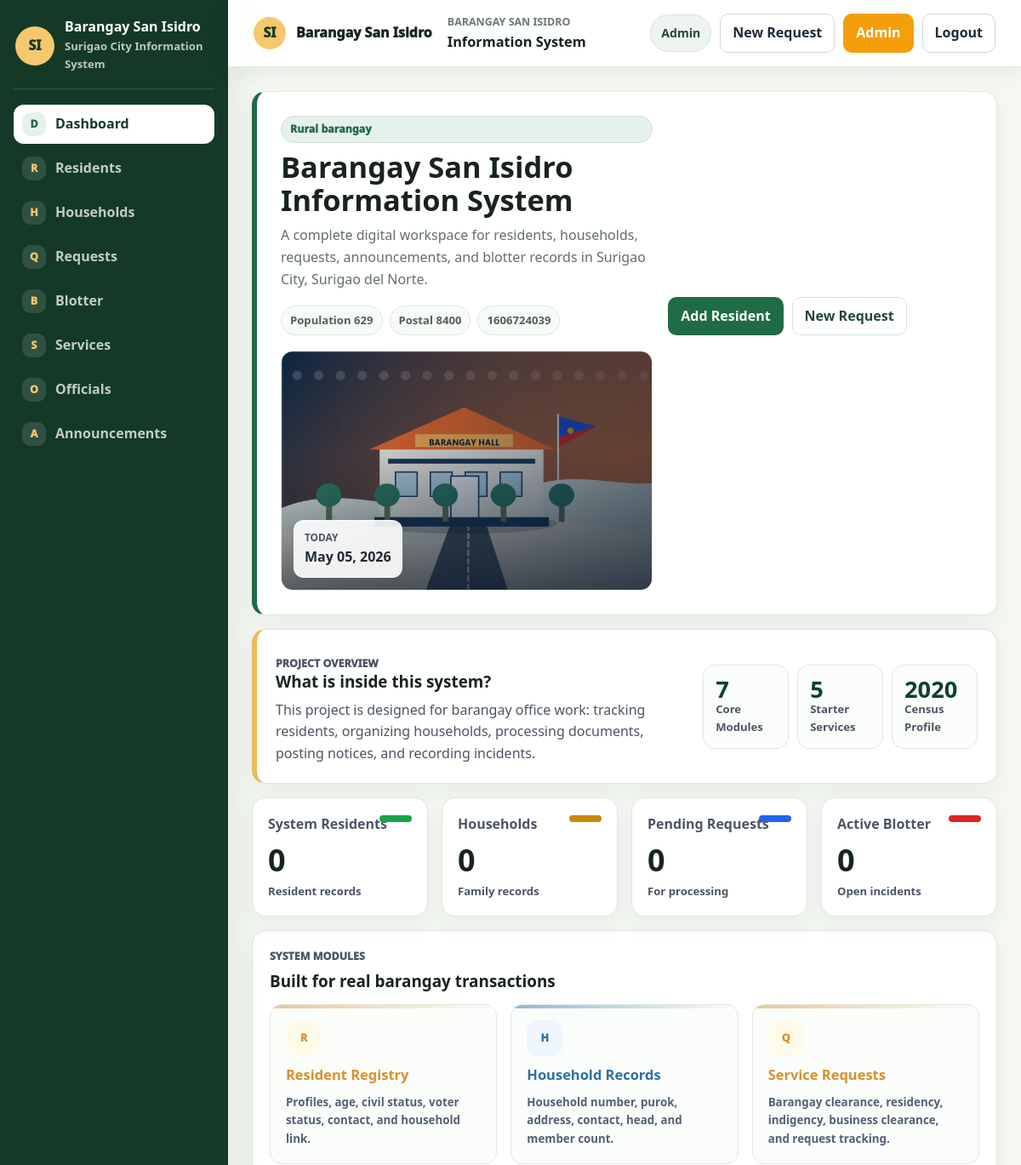
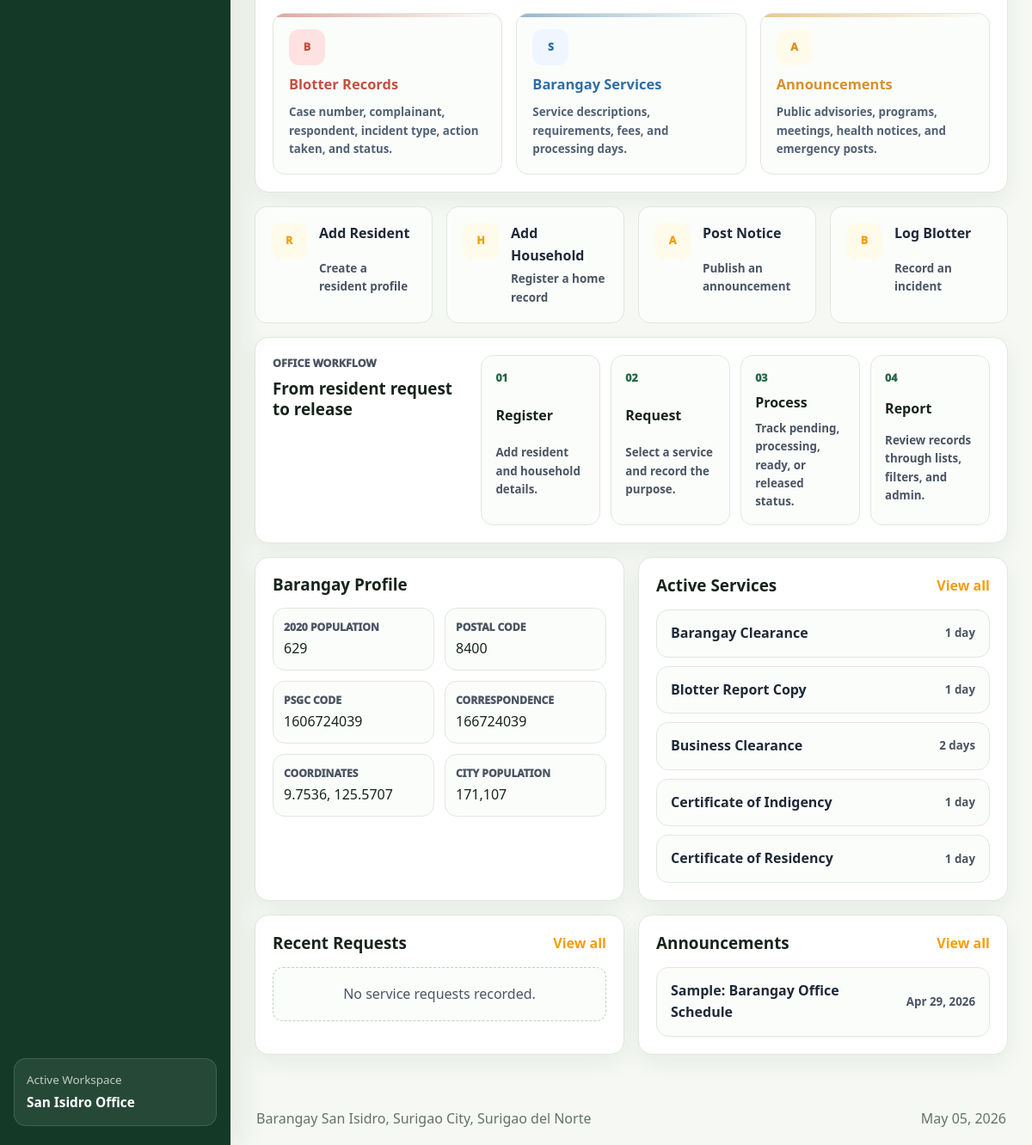
The app's page / (signed in) with its own data (2 pictures, top to bottom).
### barangay/models.py (models this page shows, shortened)
class Service(models.Model):
    name = models.CharField(max_length=120, unique=True)
    description = models.TextField(blank=True)
    requirements = models.TextField(blank=True)
    fee = models.DecimalField(max_digits=8, decimal_places=2, default=0)
    processing_days = models.PositiveSmallIntegerField(default=1)
    is_active = models.BooleanField(default=True)
    class Meta:
        ordering = ["name"]

class Announcement(models.Model):
    class Category(models.TextChoices):
        ADVISORY = "Advisory", "Advisory"
        PROGRAM = "Program", "Program"
        HEALTH = "Health", "Health"
        MEETING = "Meeting", "Meeting"
        EMERGENCY = "Emergency", "Emergency"
    title = models.CharField(max_length=160)
    category = models.CharField(
        max_length=20,
        choices=Category.choices,
        default=Category.ADVISORY,
    )
    body = models.TextField()
    published_on = models.DateField(default=timezone.localdate)
    is_published = models.BooleanField(default=True)
    created_at = models.DateTimeField(auto_now_add=True)
    class Meta:
        ordering = ["-published_on", "-created_at"]

### barangay/views.py (the view)
# urls.py: path("", views.DashboardView.as_view(), name="dashboard"),
class DashboardView(LoginRequiredMixin, TemplateView):
    template_name = "barangay/dashboard.html"
    def get_context_data(self, **kwargs):
        context = super().get_context_data(**kwargs)
        context["profile"] = BARANGAY_PROFILE
        context["stats"] = {
            "residents": Resident.objects.count(),
            "households": Household.objects.count(),
            "pending_requests": ServiceRequest.objects.filter(
                status__in=[ServiceRequest.Status.PENDING, ServiceRequest.Status.PROCESSING]
            ).count(),
            "open_blotters": BlotterIncident.objects.exclude(
                status__in=[BlotterIncident.Status.SETTLED, BlotterIncident.Status.CLOSED]
            ).count(),
        }
        context["announcements"] = Announcement.objects.filter(is_published=True)[:4]
        context["requests"] = ServiceRequest.objects.select_related("service", "resident")[:5]
        context["officials"] = BarangayOfficial.objects.filter(is_active=True)[:6]
        context["services"] = Service.objects.filter(is_active=True)[:6]
        return context

### barangay/templates/barangay/dashboard.html
{% extends "barangay/base.html" %}
{% load static %}
{% block content %}
<section class="dashboard-hero">
    <div class="hero-main">
        <p class="eyebrow">{{ profile.classification }}</p>
        <h1>Barangay San Isidro Information System</h1>
        <p class="hero-copy">A complete digital workspace for residents, households, requests, announcements, and blotter records in {{ profile.city }}, {{ profile.province }}.</p>
        <div class="hero-pills" aria-label="Barangay quick facts">
            <span>Population {{ profile.population_2020 }}</span>
            <span>Postal {{ profile.postal_code }}</span>
            <span>{{ profile.psgc_code }}</span>
        </div>
    </div>
    <div class="hero-actions">
        <a class="btn btn-primary" href="{% url 'barangay:resident_create' %}">Add Resident</a>
        <a class="btn btn-secondary" href="{% url 'barangay:request_create' %}">New Request</a>
    </div>
    <div class="hero-visual" aria-label="Barangay hall visual">
        <img src="{% static 'barangay/img/san-isidro-hero.png' %}" alt="">
        <div class="hero-mini-card">
            <span>Today</span>
            <strong>{% now "M d, Y" %}</strong>
        </div>
    </div>
</section>
<section class="showcase-band">
    <div>
        <p class="eyebrow">Project Overview</p>
        <h2>What is inside this system?</h2>
        <p>
            This project is designed for barangay office work: tracking residents,
            organizing households, processing documents, posting notices, and recording incidents.
        </p>
    </div>
    <div class="showcase-metrics" aria-label="Project modules">
        <span><strong>7</strong> Core Modules</span>
        <span><strong>5</strong> Starter Services</span>
        <span><strong>2020</strong> Census Profile</span>
    </div>
</section>
<section class="stats-grid" aria-label="System summary">
    <article class="stat-card accent-teal">
        <span class="stat-label">System Residents</span>
        <strong>{{ stats.residents }}</strong>
        <small>Resident records</small>
    </article>
    <article class="stat-card accent-gold">
        <span class="stat-label">Households</span>
        <strong>{{ stats.households }}</strong>
        <small>Family records</small>
    </article>
    <article class="stat-card accent-blue">
        <span class="stat-label">Pending Requests</span>
        <strong>{{ stats.pending_requests }}</strong>
        <small>For processing</small>
    </article>
    <article class="stat-card accent-red">
        <span class="stat-label">Active Blotter</span>
        <strong>{{ stats.open_blotters }}</strong>
        <small>Open incidents</small>
    </article>
</section>
<section class="module-section">
    <div class="section-head">
        <div>
            <p class="eyebrow muted">System Modules</p>
            <h2>Built for real barangay transactions</h2>
        </div>
    </div>
    <div class="module-grid">
        <a class="module-card module-residents" href="{% url 'barangay:resident_list' %}">
            <span class="module-icon">R</span>
            <strong>Resident Registry</strong>
            <small>Profiles, age, civil status, voter status, contact, and household link.</small>
        </a>
        <a class="module-card module-households" href="{% url 'barangay:household_list' %}">
            <span class="module-icon">H</span>
            <strong>Household Records</strong>
            <small>Household number, purok, address, contact, head, and member count.</small>
        </a>
        <a class="module-card module-requests" href="{% url 'barangay:request_list' %}">
            <span class="module-icon">Q</span>
            <strong>Service Requests</strong>
            <small>Barangay clearance, residency, indigency, business clearance, and request tracking.</small>
        </a>
        <a class="module-card module-blotter" href="{% url 'barangay:blotter_list' %}">
            <span class="module-icon">B</span>
            <strong>Blotter Records</strong>
            <small>Case number, complainant, respondent, incident type, action taken, and status.</small>
        </a>
        <a class="module-card module-services" href="{% url 'barangay:service_list' %}">
            <span class="module-icon">S</span>
            <strong>Barangay Services</strong>
            <small>Service descriptions, requirements, fees, and processing days.</small>
        </a>
        <a class="module-card module-notices" href="{% url 'barangay:announcement_list' %}">
            <span class="module-icon">A</span>
            <strong>Announcements</strong>
            <small>Public advisories, programs, meetings, health notices, and emergency posts.</small>
        </a>
    </div>
</section>
<section class="quick-grid" aria-label="Quick actions">
    <a href="{% url 'barangay:resident_create' %}">
        <span class="quick-mark">R</span>
        <strong>Add Resident</strong>
        <small>Create a resident profile</small>
    </a>
    <a href="{% url 'barangay:household_create' %}">
        <span class="quick-mark">H</span>
        <strong>Add Household</strong>
        <small>Register a home record</small>
    </a>
    <a href="{% url 'barangay:announcement_create' %}">
        <span class="quick-mark">A</span>
        <strong>Post Notice</strong>
        <small>Publish an announcement</small>
    </a>
    <a href="{% url 'barangay:blotter_create' %}">
        <span class="quick-mark">B</span>
        <strong>Log Blotter</strong>
        <small>Record an incident</small>
    </a>
</section>
<section class="workflow-panel">
    <div>
        <p class="eyebrow muted">Office Workflow</p>
        <h2>From resident request to release</h2>
    </div>
    <ol class="workflow-list">
        <li>
            <span>01</span>
            <strong>Register</strong>
            <small>Add resident and household details.</small>
        </li>
        <li>
            <span>02</span>
            <strong>Request</strong>
            <small>Select a service and record the purpose.</small>
        </li>
        <li>
            <span>03</span>
            <strong>Process</strong>
            <small>Track pending, processing, ready, or released status.</small>
        </li>
        <li>
            <span>04</span>
            <strong>Report</strong>
            <small>Review records through lists, filters, and admin.</small>
        </li>
    </ol>
</section>
<section class="content-grid two-columns">
    <div class="panel">
        <div class="section-head">
            <h2>Barangay Profile</h2>
        </div>
        <dl class="fact-grid">
            <div><dt>2020 Population</dt><dd>{{ profile.population_2020 }}</dd></div>
            <div><dt>Postal Code</dt><dd>{{ profile.postal_code }}</dd></div>
            <div><dt>PSGC Code</dt><dd>{{ profile.psgc_code }}</dd></div>
            <div><dt>Correspondence</dt><dd>{{ profile.correspondence_code }}</dd></div>
            <div><dt>Coordinates</dt><dd>{{ profile.coordinates }}</dd></div>
            <div><dt>City Population</dt><dd>{{ profile.city_population_2020 }}</dd></div>
        </dl>
    </div>
    <div class="panel">
        <div class="section-head">
            <h2>Active Services</h2>
            <a href="{% url 'barangay:service_list' %}">View all</a>
        </div>
        <div class="compact-list">
            {% for service in services %}
                <a class="compact-row" href="{% url 'barangay:service_update' service.pk %}">
                    <span><strong>{{ service.name }}</strong></span>
                    <small>{{ service.processing_days }} day{{ service.processing_days|pluralize }}</small>
                </a>
            {% empty %}
                <p class="empty-state">No services recorded.</p>
            {% endfor %}
        </div>
    </div>
</section>
<section class="content-grid two-columns">
    <div class="panel">
        <div class="section-head">
            <h2>Recent Requests</h2>
            <a href="{% url 'barangay:request_list' %}">View all</a>
        </div>
        <div class="compact-list">
            {% for request in requests %}
                <a class="compact-row" href="{% url 'barangay:request_update' request.pk %}">
                    <span>{{ request.request_number }} - {{ request.service.name }}</span>
                    <small class="badge status-{{ request.status|slugify }}">{{ request.status }}</small>
                </a>
            {% empty %}
                <p class="empty-state">No service requests recorded.</p>
            {% endfor %}
        </div>
    </div>
    <div class="panel">
        <div class="section-head">
            <h2>Announcements</h2>
            <a href="{% url 'barangay:announcement_list' %}">View all</a>
        </div>
        <div class="compact-list">
            {% for announcement in announcements %}
                <a class="compact-row" href="{% url 'barangay:announcement_update' announcement.pk %}">
                    <span>{{ announcement.title }}</span>
                    <small>{{ announcement.published_on|date:"M d, Y" }}</small>
                </a>
            {% empty %}
                <p class="empty-state">No announcements posted.</p>
            {% endfor %}
        </div>
    </div>
</section>
{% endblock %}

### barangay/templates/barangay/base.html (shortened to what this page needs)
{% load static %}
<!doctype html>
<html lang="en">
<head>
    <link rel="stylesheet" href="{% static 'barangay/css/app.css' %}">
</head>
<body class="{% if not request.user.is_authenticated %}auth-page {% endif %}{% block body_class %}{% endblock %}">
    <div class="app-shell">
        <aside class="side-panel">
            <a class="brand" href="{% url 'barangay:dashboard' %}">
                <span class="brand-mark">SI</span>
                <span>
                    <strong>Barangay San Isidro</strong>
                    <small>Surigao City Information System</small>
                </span>
            </a>
            {% if request.user.is_authenticated %}
                <nav class="side-nav" aria-label="Main navigation">
                    <a class="{% if request.path == '/' %}is-active{% endif %}" href="{% url 'barangay:dashboard' %}">
                        <span class="nav-code">D</span><span>Dashboard</span>
                    </a>
                    <a class="{% if '/residents/' in request.path %}is-active{% endif %}" href="{% url 'barangay:resident_list' %}">
                        <span class="nav-code">R</span><span>Residents</span>
                    </a>
                    <a class="{% if '/households/' in request.path %}is-active{% endif %}" href="{% url 'barangay:household_list' %}">
                        <span class="nav-code">H</span><span>Households</span>
                    </a>
                    <a class="{% if '/requests/' in request.path %}is-active{% endif %}" href="{% url 'barangay:request_list' %}">
                        <span class="nav-code">Q</span><span>Requests</span>
                    </a>
                    <a class="{% if '/blotter/' in request.path %}is-active{% endif %}" href="{% url 'barangay:blotter_list' %}">
                        <span class="nav-code">B</span><span>Blotter</span>
                    </a>
                    <a class="{% if '/services/' in request.path %}is-active{% endif %}" href="{% url 'barangay:service_list' %}">
                        <span class="nav-code">S</span><span>Services</span>
                    </a>
                    <a class="{% if '/officials/' in request.path %}is-active{% endif %}" href="{% url 'barangay:official_list' %}">
                        <span class="nav-code">O</span><span>Officials</span>
                    </a>
                    <a class="{% if '/announcements/' in request.path %}is-active{% endif %}" href="{% url 'barangay:announcement_list' %}">
                        <span class="nav-code">A</span><span>Announcements</span>
                    </a>
                </nav>
                <div class="side-meta">
                    <span>Active Workspace</span>
                    <strong>San Isidro Office</strong>
                </div>
            {% else %}
                <div class="auth-side-note">
                    <span class="side-badge">Secure Access</span>
                    <strong>Barangay records stay protected behind user accounts.</strong>
                    <small>Login or register to continue to the information system.</small>
                </div>
            {% endif %}
        </aside>
        <div class="workspace">
            <header class="site-header">
                {% if request.user.is_authenticated %}
                    <a class="mobile-brand" href="{% url 'barangay:dashboard' %}">
                        <span class="brand-mark">SI</span>
                        <span>Barangay San Isidro</span>
                    </a>
                    <div class="header-title">
                        <span>Barangay San Isidro</span>
                        <strong>Information System</strong>
                    </div>
                    <nav class="top-actions" aria-label="Quick links">
                        <span class="user-chip">{{ request.user.username }}</span>
                        <a class="btn btn-secondary" href="{% url 'barangay:request_create' %}">New Request</a>
                        {% if request.user.is_staff %}
                            <a class="btn btn-primary" href="{% url 'admin:index' %}">Admin</a>
                        {% endif %}
                        <form class="logout-form" method="post" action="{% url 'barangay:logout' %}">
                            <button class="btn btn-secondary" type="submit">Logout</button>
                        </form>
                    </nav>
                {% endif %}
            </header>
            <main class="page-shell" id="main-content">
                {% block content %}{% endblock %}
            </main>
            <footer class="site-footer">
                <span>Barangay San Isidro, Surigao City, Surigao del Norte</span>
                <span>{% now "M d, Y" %}</span>
            </footer>
        </div>
    </div>
</body>
</html>

### records on screen
Service: name "Barangay Clearance", processing_days "1"
Service: name "Blotter Report Copy", processing_days "1"
Service: name "Business Clearance", processing_days "2"
Service: name "Certificate of Indigency", processing_days "1"
Service: name "Certificate of Residency", processing_days "1"
Announcement: title "Sample: Barangay Office Schedule", published_on "Apr 29, 2026"

### other values on screen
{{ request.user.username }} "Admin"
{{ profile.classification }} "Rural barangay"
{{ profile.city }} "Surigao City"
{{ profile.province }} "Surigao del Norte"
{{ profile.population_2020 }} "629"
{{ profile.postal_code }} "8400"
{{ profile.psgc_code }} "1606724039"
{{ stats.residents }} "0"
{{ stats.households }} "0"
{{ stats.pending_requests }} "0"
{{ stats.open_blotters }} "0"
{{ profile.correspondence_code }} "166724039"
{{ profile.coordinates }} "9.7536, 125.5707"
{{ profile.city_population_2020 }} "171,107"
